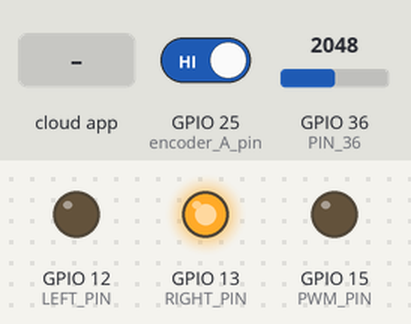
The sketch below on a simulated ESP32. On the bench: output pins drawn as LEDs (lit = HIGH). Inputs (shaded band) come from the test bench; at power-on: GPIO 25 (encoder_A_pin) HIGH, GPIO 36 (PIN_36) = 2048. The ROS host is connected and sends only what is stated.

Above: at 1.2 s.
1.3 s: the phone or cloud app sets signal to -100
At 2.3 s:
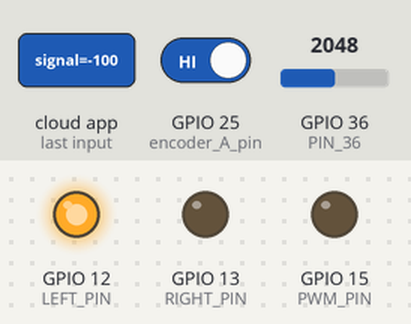
2.8 s: the phone or cloud app sets signal to 100
At 3.4 s:
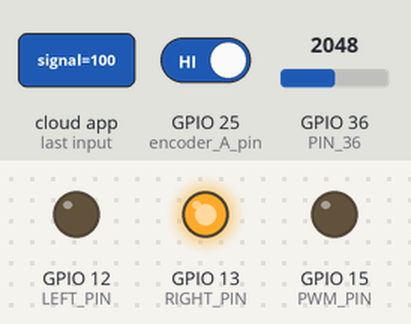
Timing chart, 0 to 5.8 s (numbered marks = the images above; inputs shaded):
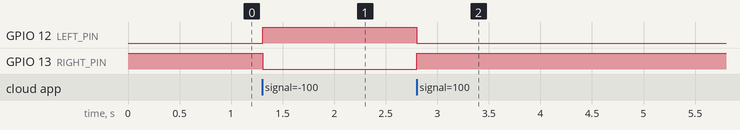

The sketch:

solucionreto.ino
```cpp
//JCŚ VERSION + DANYS VERSION
#include <micro_ros_arduino.h>
#include <stdio.h>
#include <rcl/rcl.h>
#include <rcl/error_handling.h>
#include <rclc/rclc.h>
#include <rclc/executor.h>
#include <std_msgs/msg/int32.h>
#include <std_msgs/msg/float32.h>


rcl_subscription_t subscriber_pwm_duty_cycle;
std_msgs__msg__Int32 pwm_duty_cycle_msg;

rcl_publisher_t publisherADC;
rcl_publisher_t publisherPWM;
rcl_publisher_t publisherGAIN;
std_msgs__msg__Int32 ADC;
std_msgs__msg__Float32 PWM;

rclc_executor_t executor;
rclc_support_t support;
rcl_allocator_t allocator;
rcl_node_t node;
rcl_timer_t timer_1;
rcl_timer_t timer_2;
rcl_publisher_t publisherPPR;
std_msgs__msg__Int32 ppr_msg;

// PWM properties
const int freq = 5000;
const int ledChan = 0;
const int resolu = 8;
volatile int encoder_pulse_count = 0;

//rpm
volatile int pulsos = 0;
unsigned long timeold = 0;
rcl_timer_t tiempo_rpm;
std_msgs__msg__Int32 rpm;

int flanco = 0;
unsigned long tiempo_uno = 0;
unsigned long tiempo_dos = 0;
unsigned long resta_tiempo = 0;
float pwm_value = 0;

//control
//float ki = 13049.4344;
float kp = 0.1; //0.15
//float kd = 108.527799;
float ts = 0.01;
float gn  = 0;

float error = 0;
int error_anterior = 0;
float ref = 0;

float ref_vel = 0;

unsigned int timestamp_1 = 0;
unsigned int timestamp_2 = 0;
unsigned int delta = 0;

int revoluciones = 0;

#define RIGHT_PIN 13
#define LEFT_PIN 12
#define PIN_36 36
#define PWM_PIN 15
#define encoder_A_pin 25
#define encoder_B_pin 23
#define RCCHECK(fn) { rcl_ret_t temp_rc = fn; if((temp_rc != RCL_RET_OK)){error_loop();}}
#define RCSOFTCHECK(fn) { rcl_ret_t temp_rc = fn; if((temp_rc != RCL_RET_OK)){}}

void error_loop(){
  while(1){
    digitalWrite(RIGHT_PIN, !digitalRead(RIGHT_PIN));
    delay(100);
  }
}

void timer_callback(rcl_timer_t * timer_1, int64_t last_call_time){
  RCLC_UNUSED(last_call_time);
  if (timer_1 != NULL) {
    ADC.data = analogRead(PIN_36);
    //PWM.data = ADC.data*(3.3/4095.0);
  }
}

void timer_callback2(rcl_timer_t * timer_2, int64_t last_call_time){
  RCLC_UNUSED(last_call_time);
  if (timer_2 != NULL) {
    RCSOFTCHECK(rcl_publish(&publisherADC, &error, NULL));
    RCSOFTCHECK(rcl_publish(&publisherPWM, &revoluciones, NULL));
    RCSOFTCHECK(rcl_publish(&publisherGAIN, &ref_vel, NULL));

  }
}

void subscription_callback(const void * msgin){
  const std_msgs__msg__Float32 * msg = (const std_msgs__msg__Float32 *)msgin;
  float pwm_value = msg->data;

  ref = pwm_value*255;
  ref_vel = pwm_value*100;
  pwm_value = pwm_value*255;
  error = ref - rpm.data * 3;

  gn = kp*error; //+ (kd/ts)*(error - error_anterior); //+ (ki*ts)*(error + error_anterior);
  pwm_value += gn;
  pwm_value = constrain(pwm_value + gn, -255, 255); //Ajustar el valor de PWM en base al error

  /*if(ref > 245){
    ref = 255;
  }*/


  if(ref < 0){
    pwm_value = pwm_value * (-1);
    analogWrite (RIGHT_PIN, 0);
    analogWrite (LEFT_PIN, pwm_value);
    revoluciones = (-1)*rpm.data;

  }

  else if(ref > 0){

    analogWrite(LEFT_PIN, 0);
    analogWrite(RIGHT_PIN, pwm_value);
    revoluciones = rpm.data;

  }

}

void IRAM_ATTR encoder_callback(){
    /*timestamp_2 = millis();
    if (timestamp_1 != 0) {
        delta = timestamp_1 - timestamp_2;
        // Aquí puedes usar delta para calcular RPM o lo que necesites
    }
    timestamp_1 = timestamp_2;
    */

    timestamp_1 = micros() - timestamp_2;
    timestamp_2 = micros(); //timestamp: Representa el tiempo en microsegundos entre dos pulsos consecutivos del encoder.

    rpm.data = (60000000)/(timestamp_1 * 24 * 165);
}

void setup() {
  set_microros_transports();
  ledcSetup(ledChan, freq, resolu);
  ledcAttachPin(PWM_PIN, ledChan);

  pinMode(RIGHT_PIN, OUTPUT);
  pinMode(PIN_36, INPUT);
  pinMode(PWM_PIN, OUTPUT);
   pinMode(encoder_A_pin, INPUT_PULLUP); // Configura el pin del encoder como entrada
  attachInterrupt(digitalPinToInterrupt(encoder_A_pin), encoder_callback, CHANGE); // Adjunta la interrupción


  digitalWrite(RIGHT_PIN, HIGH);

  allocator = rcl_get_default_allocator();
  RCCHECK(rclc_support_init(&support, 0, NULL, &allocator));
  RCCHECK(rclc_node_init_default(&node, "micro_ros_arduino_node", "", &support));

  RCCHECK(rclc_publisher_init_default(&publisherADC, &node, ROSIDL_GET_MSG_TYPE_SUPPORT(std_msgs, msg, Float32), "error"));
  RCCHECK(rclc_publisher_init_default(&publisherPWM, &node, ROSIDL_GET_MSG_TYPE_SUPPORT(std_msgs, msg, Int32), "rpm"));
  RCCHECK(rclc_publisher_init_default(&publisherGAIN, &node, ROSIDL_GET_MSG_TYPE_SUPPORT(std_msgs, msg, Float32), "vel_ref"));

  RCCHECK(rclc_subscription_init_default(&subscriber_pwm_duty_cycle, &node, ROSIDL_GET_MSG_TYPE_SUPPORT(std_msgs, msg, Float32),"/signal"));

  const unsigned int timer_timeout_1 = 10;
  RCCHECK(rclc_timer_init_default(&timer_1, &support, RCL_MS_TO_NS(timer_timeout_1), timer_callback));

  const unsigned int timer_timeout_2 = 1000;
  RCCHECK(rclc_timer_init_default(&timer_2, &support, RCL_MS_TO_NS(timer_timeout_2), timer_callback2));

  // create executor
  RCCHECK(rclc_executor_init(&executor, &support.context, 3, &allocator));
  RCCHECK(rclc_executor_add_timer(&executor, &timer_1));
  RCCHECK(rclc_executor_add_timer(&executor, &timer_2));
  RCCHECK(rclc_executor_add_subscription(&executor, &subscriber_pwm_duty_cycle, &pwm_duty_cycle_msg, &subscription_callback, ON_NEW_DATA));

  pinMode(encoder_A_pin, INPUT);
  pinMode(encoder_B_pin, INPUT);

  ADC.data = 0;
  PWM.data = 0.0;
}

void loop() {
  // Spin the executor to process callbacks
  RCSOFTCHECK(rclc_executor_spin_some(&executor, RCL_MS_TO_NS(100)));
  delay(10); // Small delay to prevent running the loop too fast

}
```

Measured:
- after the input at 1.3 s, GPIO 12 (LEFT_PIN): LOW → HIGH at once; GPIO 13 (RIGHT_PIN): HIGH → LOW at once
- after the input at 2.8 s, GPIO 12 (LEFT_PIN): HIGH → LOW at once; GPIO 13 (RIGHT_PIN): LOW → HIGH at once
